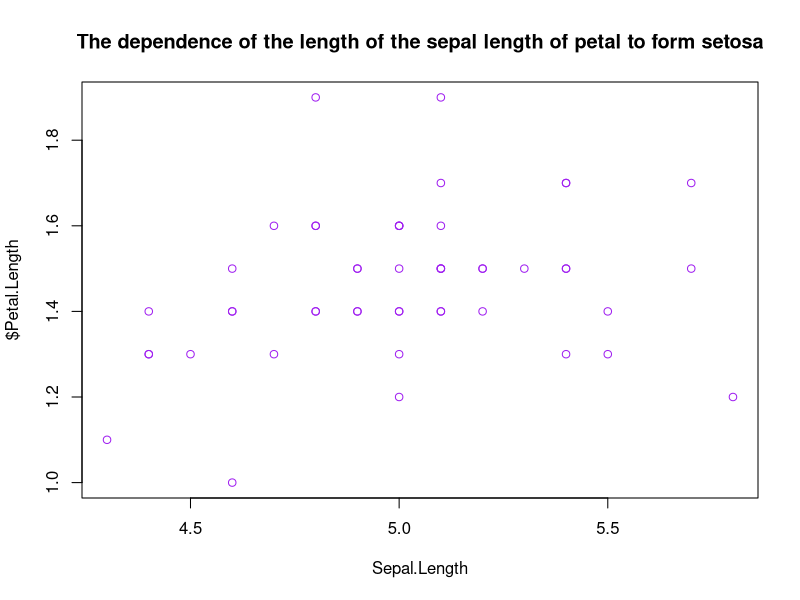
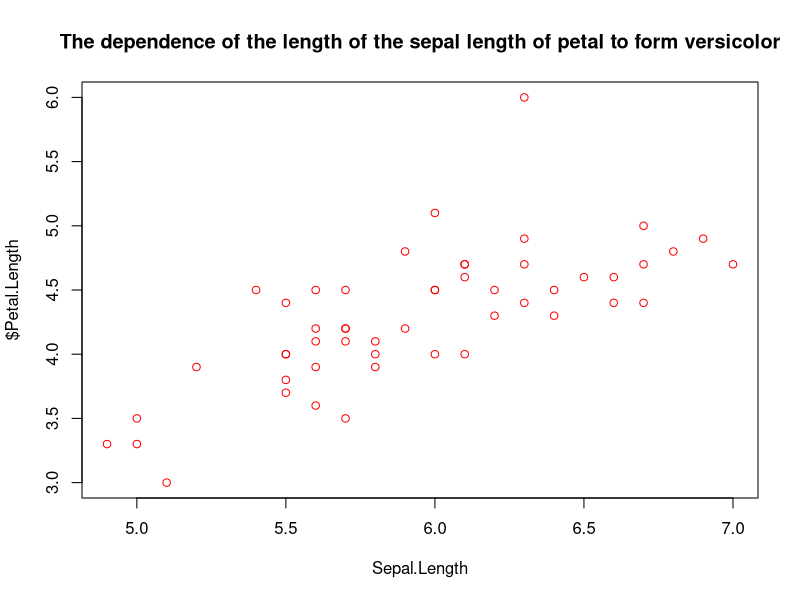
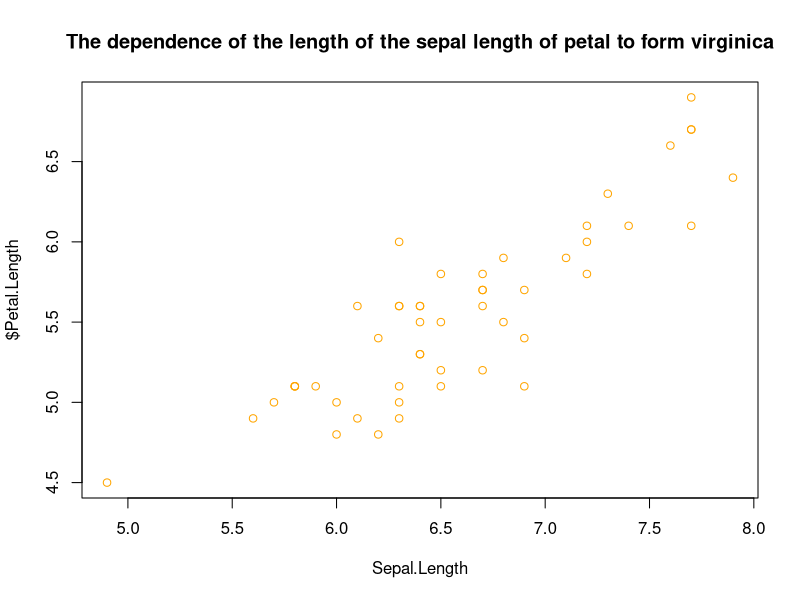

Recreate these plots in R, in order.
## ---- chunk 1
knitr::opts_chunk$set(echo = TRUE)
## ---- chunk 2
x <- list("a" = mean(iris$Petal.Width), "b" = mean(iris$Sepal.Width), "c" = mean(iris$Petal.Length), "d"=mean(iris$Sepal.Length))
x
typeof(x)
x
## ---- chunk 3
ir=iris[c(1:4)] #ирис без последней колонки
y=vector()
for(i in 1:length(iris$Sepal.Length)){
  y[i] <- mean(t(ir[i,])) #в У вектор из средних
}
y
## ---- chunk 4
nucl <- c("A", "T", "G", "C") 
DNA = nucl[runif(1000, 1, 5)] #массив случайных нуклеотидов
dna=summary(factor(DNA)) #сколько их всего
dna
dna_at=dna[-c(2, 3)] #убираем лишние
ratio=dna_at/length(DNA) #доля в общей цепочке
ratio
## ---- chunk 5
txt = letters[runif(1000, 1, 26)] #массив случайных букв
txt=factor(letters[runif(1000, 1, 26)])
txt1=summary(txt)[c("a", "e","i","o","u","y")] #сколько их всего
txt1
## ---- chunk 6
iris
names(iris)
iris$Petal.Length
setosa=c(iris$Petal.Length[1:50])
setosa
versicolor=c(iris$Petal.Length[51:100])
versicolor
virginica=c(iris$Petal.Length[101:150])
mean(setosa)
mean(versicolor)
mean(virginica)
Species=c(mean(setosa),mean(versicolor),mean(virginica))
sort(Species)
f=factor(sort(Species))
f
names(f)<- c("setosa", "versicolor", "virginica")
f
## ---- chunk 7
median <- function(x) {
  z=sort(x)
  if((length(z)%%2)!=0){
    result = z[(length(x)/2)+1]
  }
  else
    result = (z[length(x)/2]+z[length(x)/2+1])/2
  return(result)
}
median(iris$Sepal.Length)
## ---- chunk 8
iris
names(iris)
x=iris$Sepal.Length[1:50]
y=iris$Petal.Length[1:50]
plot(x,y,main="The dependence of the length of the sepal length of petal to form setosa", xlab="Sepal.Length",ylab="$Petal.Length", col="purple")
x=NULL
y=NULL
x=iris$Sepal.Length[51:101]
y=iris$Petal.Length[51:101]
plot(x,y,main="The dependence of the length of the sepal length of petal to form versicolor", xlab="Sepal.Length",ylab="$Petal.Length", col="red")
x=NULL
y=NULL
x=iris$Sepal.Length[101:150]
y=iris$Petal.Length[101:150]
plot(x,y,main="The dependence of the length of the sepal length of petal to form virginica", xlab="Sepal.Length",ylab="$Petal.Length", col="orange")
x=NULL
y=NULL
## ---- chunk 9
library(ggplot2)
## ---- chunk 10
library(ggplot2)
diamonds
levels(factor(diamonds$clarity))
x=levels(factor(diamonds$clarity))
y=vector()
for (i in 1:length(x)) {
  y[i]=mean(diamonds$price[(diamonds$price>1000) & diamonds$clarity==x[i]])
}
y
## ---- chunk 11

#Задание № 9 (к. Спирмена)
spirman <- function(x, y) {
  if(length(x)==length(y) && is.vector(x)==TRUE && is.vector(y)==TRUE){
    p=1
    n=length(x)
    rx=rank(x)
    ry=rank(y)
    for(i in 1:n)
    {
      p = p - ((( rx[i] - ry[i] )^2)*6)/(n*(n^2-1))
    }
  }
  else{
    if(is.vector(x)==TRUE && is.vector(y)==TRUE)
      print("Ошибка. Вектора должны быть одинаковой длины")
    else
      print("Ошибка.Входные данные должны быть векторами")
    p=-1
  }
  return(p)
}
spirman(iris$Sepal.Length,iris$Petal.Length)
